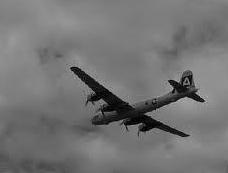
%> input picture matlab/math_image/hw4/aircraft.jpg, 228 x 173 px
$ octave PFBS_dwt.m   (GNU Octave 9; MATLAB toolbox functions it lacks are replaced by stand-ins)
%> lines starting %> are read from the running program, lines starting %| are printed output that depends on the picture
### matlab/math_image/hw4/2DTWFT/2D/FraDecMultiLevel2D.m
function Dec=FraDecMultiLevel2D(A,D,L)

% function Dec=FraDecMultiLevel(A,D,L)
% This function implement framelet decomposition up to level L.
% A ==== the data to be decomposed, which are in a square matrix.
% D ==== is the decomposition filter in 1D. In 2D, it is generated by tensor
% product. The filter D must be symmetric or anti-symmetric, which
% are indicated by 's' and 'a' respectively in the last cell of D.
% L ==== is the level of the decomposition.
% Dec ==== is the framlet coefficient which are in a cell.

% Written by Jian-Feng Cai.
% email: tslcaij@nus.edu.sg

nD=length(D);

kDec=A;
for k=1:L
    Dec{k}=FraDec2D(kDec,D,k);
    kDec=Dec{k}{1,1};
end

% [21 lines of commented-out code are left out]

### matlab/math_image/hw4/gradient_F2.m
%% this function is to compute gradient of F_2
function result = gradient_F2(alpha, f, W, WT, A)
% coder: Jie An
% version: 20170504
% bug_submission: pkuanjie@gmail.com

tmp1 = WT(alpha);
tmp2 = imfilter(tmp1, A, 'circular');
tmp3 = tmp2 - f;
tmp4 = imfilter(tmp3, A, 'circular');
result = W(tmp4);

### matlab/math_image/hw4/2DTWFT/2D/FraRecMultiLevel2D.m
function Rec=FraRecMultiLevel2D(C,R,L)

% function Rec=FraRecMultiLevel(C,R,L)
% This function implement framelet reconstruction up to level L.
% C ==== the data to be reconstructed, which are in cells in C{i,j} with
% C{1,1} being a cell.
% R ==== is the reconstruction filter in 1D. In 2D, it is generated by tensor
% product. The filter D must be symmetric or anti-symmetric, which
% are indicated by 's' and 'a' respectively in the last cell of R.
% L ==== is the level of the decomposition.
% Rec ==== is the reconstructed data.

% Written by Jian-Feng Cai.
% email: tslcaij@nus.edu.sg

nR=length(R);

for k=L:-1:2
    C{k-1}{1,1}=FraRec2D(C{k},R,k);
end
Rec=FraRec2D(C{1},R,1);

% [28 lines of commented-out code are left out]

### matlab/math_image/hw4/2DTWFT/2D/GenerateFrameletFilter.m
function [D,R]=GenerateFrameletFilter(frame)
if frame==0          %Haar Wavelet
    D{1}=[0 1 1]/2;
    D{2}=[0 1 -1]/2;
    D{3}='cc';
    R{1}=[1 1 0]/2;
    R{2}=[-1 1 0]/2;
    R{3}='cc';
elseif frame==1      %Piecewise Linear Framelet
    D{1}=[1 2 1]/4;
    D{2}=[1 0 -1]/4*sqrt(2);
    D{3}=[-1 2 -1]/4;
    D{4}='ccc';
    R{1}=[1 2 1]/4;
    R{2}=[-1 0 1]/4*sqrt(2);
    R{3}=[-1 2 -1]/4;
    R{4}='ccc';
elseif frame==3      %Piecewise Cubic Framelet
    D{1}=[1 4 6 4 1]/16;
    D{2}=[1 2 0 -2 -1]/8;
    D{3}=[-1 0 2 0 -1]/16*sqrt(6);
    D{4}=[-1 2 0 -2 1]/8;
    D{5}=[1 -4 6 -4 1]/16;
    D{6}='ccccc';
    R{1}=[1 4 6 4 1]/16;
    R{2}=[-1 -2 0 2 1]/8;
    R{3}=[-1 0 2 0 -1]/16*sqrt(6);
    R{4}=[1 -2 0 2 -1]/8;
    R{5}=[1 -4 6 -4 1]/16;
    R{6}='ccccc';
end

### matlab/math_image/hw4/2DTWFT/2D/FraDec2D.m
function Dec=FraDec2D(A,D,L)

% function Dec=FraDec(A,D,L)
% This function implement framelet decomposition.
% A ==== the data to be decomposed, which are in a square matrix.
% D ==== is the decomposition filter in 1D. In 2D, it is generated by tensor
% product. The filter D must be symmetric or anti-symmetric, which
% are indicated by 's' and 'a' respectively in the last cell of D.
% L ==== is the level of the decomposition.
% Dec ==== is the framlet coefficient which are in a cell.

% Written by Jian-Feng Cai.
% email: tslcaij@nus.edu.sg

nD=length(D);
SorAS=D{nD};

for i=1:nD-1
    M1=D{i};
    tempi=ConvSymAsym2D(A,M1,SorAS(i),L);
    for j=1:nD-1
        M2=D{j};
        tempj=ConvSymAsym2D(tempi',M2,SorAS(j),L);
        Dec{i,j}=tempj';
        % Dec{i,j}=ConvSymAsym2D(A,M1,SorAS(i),M2,SorAS(j),L);
    end
end

### matlab/math_image/hw4/2DTWFT/2D/FraRec2D.m
function Rec=FraRec2D(C,R,L)

% function Rec=FraRec(C,R,L)
% This function implement framelet reconstruction.
% C ==== the data to be reconstructed, which are in cells in C{i,j} with
% C{1,1} being a cell.
% R ==== is the reconstruction filter in 1D. In 2D, it is generated by tensor
% product. The filter D must be symmetric or anti-symmetric, which
% are indicated by 's' and 'a' respectively in the last cell of R.
% L ==== is the level of the decomposition.
% Rec ==== is the reconstructed data.

% Written by Jian-Feng Cai.
% email: tslcaij@nus.edu.sg

nR=length(R);
SorAS=R{nR};

ImSize=size(C{1,1});
Rec=zeros(ImSize);

for i=1:nR-1
    temp=zeros(ImSize);
    for j=1:nR-1
        M2=R{j};
        temp=temp+(ConvSymAsym2D((C{i,j})',M2,SorAS(j),L))';
        % Rec=Rec+ConvSymAsym2D(C{i,j},M1,SorAS(i),M2,SorAS(j),L);
    end
    M1=R{i};
    Rec=Rec+ConvSymAsym2D(temp,M1,SorAS(i),L);
end

### matlab/math_image/hw4/PFBS_dwt.m
%% this script is to complement PFBS algorithm with dwt
% coder: Jie An
% version: 20170504
% bug_submission: pkuanjie@gmail.com

clear
clc
addpath(genpath('./2DTWFT'));

%% set up
KERNEL_SIZE = 15;
SHIFT_LEN = (KERNEL_SIZE - 1) / 2;
SIGMA = 1.5;
SCALE = 200000;
LAMBDA = 0.000001;
KAPPA = 1;
L = 0.2 + KAPPA;
MAX_ITERATION = 800;
PATH_OF_IMAGE = 'aircraft.jpg';
FRAME = 1;
LEVEL = 2;
[D,R]=GenerateFrameletFilter(FRAME);
W  = @(x) FraDecMultiLevel2D(x,D,LEVEL); % Frame decomposition
WT = @(x) FraRecMultiLevel2D(x,R,LEVEL); % Frame reconstruction


%% image pre processing
disp('start image preprocessing');
img = imread(PATH_OF_IMAGE);
%> img is the input picture: size 173x228 uint8; min 0, max 192, mean 115.6
if size(size(img), 2) == 3
    img = im2double(rgb2gray(img));
else
    img = im2double(img);
%> img: size 173x228 double
end;
img = imresize(img, [200, 200]);
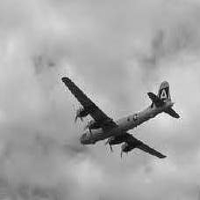
%> img: size 200x200 double; min -0.0296, max 0.706, mean 0.453; drawn with min black and max white
% figure,
% imshow(img);
kernel = fspecial('gaussian', [KERNEL_SIZE, KERNEL_SIZE], SIGMA);
img_blur = imfilter(img, kernel, 'circular');
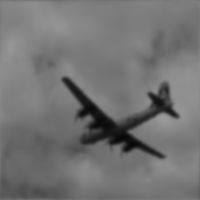
%> img_blur: size 200x200 double; min 0.0282, max 0.612, mean 0.453
% figure,
% imshow(img_blur);
img_pro = img_blur + max(max(img)) / SCALE * randn(size(img, 1));
% figure,
% imshow(img_pro);


%% PFBS
alpha = W(img_pro);
%> alpha = 2 items
f = img_pro;
figure,
%> (the run ends here)
